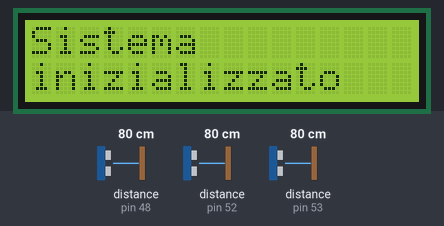
This sketch was run on a simulated Arduino Mega 2560, built with avr-gcc and run on an emulated ATmega2560. Parts: 16×2 character LCD. Wiring (inferred from the names in the program): 2 × ultrasonic range finder: trigger pin 50, echo pin 52 / trigger pin 51, echo pin 53. The test bench sets the inputs (shaded band); at power-on: distance to the obstacle (sensors on pin 48, pin 52, pin 53) 80 cm. The echo pulse lasts 58.3 µs per cm.

Above: at 0.1 s.
At 6.7 s:
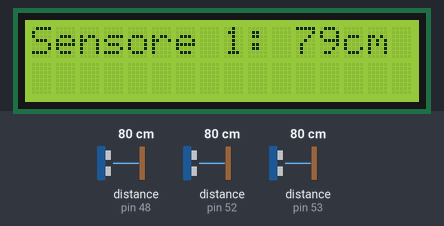
At 8.7 s:
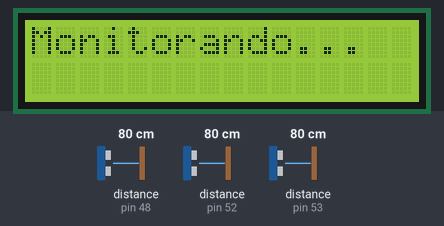
At 13.3 s:
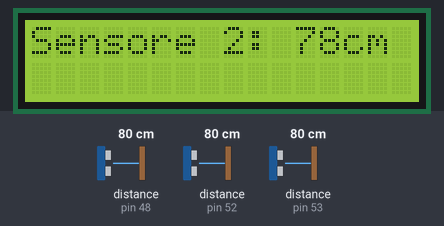
At 19.8 s:
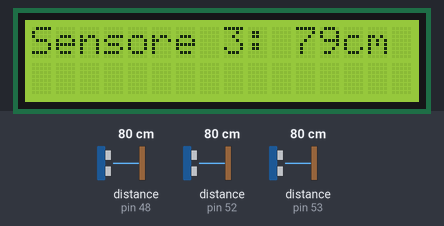
At 21.9 s:
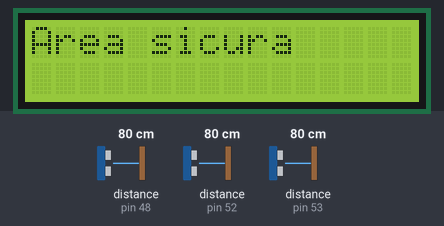

The sketch:

progetto_allarme_sistemi_embedded.ino
```cpp
/*
  The circuit:
   LCD RS pin to digital pin 41
   LCD Enable pin to digital pin 39
   LCD D4 pin to digital pin 37
   LCD D5 pin to digital pin 35
   LCD D6 pin to digital pin 33
   LCD D7 pin to digital pin 31
   LCD R/W pin to ground
   LCD VSS pin to ground
   LCD VCC pin to 5V
   ends to +5V and ground
   wiper to LCD VO pin (pin 3)
*/

// importazione librerie:
#include <LiquidCrystal.h>
#include <SR04.h>
#include <pitches.h>
#include <Keypad.h>

// inizializzazione display lcd
LiquidCrystal lcd(41, 39, 37, 35, 33, 31);

//definizione pin per i sensori di prossimità

//sensore 1
#define echo_pin 53
#define trig_pin 51
//sensore 2
#define echo_pin2 52
#define trig_pin2 50
//sensore 3
#define echo_pin3 48
#define trig_pin3 46

//istanza sensori di prossimità
SR04 sensore  = SR04(echo_pin, trig_pin);
SR04 sensore2 = SR04(echo_pin2, trig_pin2);
SR04 sensore3 = SR04(echo_pin3, trig_pin3);

//definizione pin per i 3 led
#define GREEN 42
#define RED 44
#define YELLOW 40

//definizione variabili per la misurazione delle distanze e la durata del suono del buzzer
int distanza;
int distanza2;
int distanza3;
int durata_suono = 100;

//definizione keypad, impostazioni righe/colonne
const byte rows = 4;
const byte cols = 4;

char Keys[rows][cols] = {
  {'1', '2', '3', 'A'},
  {'4', '5', '6', 'B'},
  {'7', '8', '9', 'C'},
  {'*', '0', '#', 'D'}
};

//definizione pin keypad
byte colPins[cols] = {6, 7, 8, 9};
byte rowPins[rows] = {2, 3, 4, 5};

//inizializzazione del keypad
Keypad key = Keypad(makeKeymap(Keys), rowPins, colPins, rows, cols);
String s = ""; // stringa per il codice di sblocco

//definizione variabili per i valori di normalità dei 3 sensori
int safety1 = 0;
int safety2 = 0;
int safety3 = 0;

//stampa la stringa ogni volta che è richiesto il codice di sblocco
void print_stringa_sblocco() {
  lcd.print("codice sblocco:");
  lcd.setCursor(0, 1);
}

//permette di cancellare quando si digita sul tastierino
String cancella(String str) {
  lcd.clear();
  str = "";
  print_stringa_sblocco();
  return str;
}

//definisce il valore della distanza normale del sensore passato come argomento
int monitoraggio(SR04 sensor) {
  int result = 0;
  int distanza = 0;
  for (int i = 0; i <= 150; i++) {
    distanza = sensor.Distance();
    if (distanza - result >= 10) {
      result = distanza;
    }
    else {
      continue;
    }
  }
  return result;
}

//stampa su schermo la misurazione del sensore passato come argomento
void stampa_misurazione(String s, int n) {
  lcd.print("Sensore " + s + ": ");
  lcd.print(n);
  lcd.print("cm");
  delay(2000);
}

//effettua il controllo confrontando la distanza normale con la misurazione attuale del sensore passato come argomento
boolean controllo(int sensor, int misurazione) {
  int safe = 0;
  switch (sensor) {
    case 1: safe = safety1; break;
    case 2: safe = safety2; break;
    case 3: safe = safety3; break;
  }
  if (misurazione < (safe - 5)) {
    digitalWrite(RED, HIGH);
    digitalWrite(GREEN, LOW);
    lcd.print("Area violata su");
    lcd.setCursor(0, 1);
    stampa_misurazione(String(sensor), misurazione);
    delay(1500);
    lcd.clear();
    print_stringa_sblocco();
    return false;
  }
  else {
    if (misurazione < 400) {
      lcd.print("Area sicura");
      digitalWrite(GREEN, HIGH);
      delay(1000);
      lcd.clear();
    }
    //i sensori hanno un raggio di 4 metri
    else {
      lcd.print("Fuori scala");
      lcd.setCursor(0, 1);
      lcd.print(">= 400cm");
      digitalWrite(YELLOW, HIGH);
      delay(2000);
      lcd.clear();
    }
  }
  return true;
}

void setup() {

  // set up schermo LCD con numero di righe e colonne
  lcd.begin(16, 2);

  // prima stampa su schermo LCD una volta acceso il sistema.
  lcd.print("Sistema");
  lcd.setCursor(0, 1);
  lcd.print("inizializzato");
  digitalWrite(GREEN, HIGH);
  digitalWrite(RED, HIGH);
  digitalWrite(YELLOW, HIGH);
  delay(2000);
  digitalWrite(GREEN, LOW);
  digitalWrite(RED, LOW);
  digitalWrite(YELLOW, LOW);
  lcd.clear();

  //monitoraggio per la definizione della distanza "normale" per tutti i sensori
  lcd.print("Monitorando...");
  safety1 = monitoraggio(sensore);
  lcd.clear();
  stampa_misurazione("1", safety1);
  lcd.clear();
  lcd.print("Monitorando...");
  safety2 = monitoraggio(sensore2);
  lcd.clear();
  stampa_misurazione("2", safety2);
  lcd.clear();
  lcd.print("Monitorando...");
  safety3 = monitoraggio(sensore3);
  lcd.clear();
  stampa_misurazione("3", safety3);
  lcd.clear();
}

void loop() {
  //assegnamento variabili che contengono la misurazione dei 3 sensori
  distanza  = sensore.Distance();
  distanza2 = sensore2.Distance();
  distanza3 = sensore3.Distance();

  digitalWrite(RED, LOW);
  digitalWrite(GREEN, LOW);
  digitalWrite(YELLOW, LOW);

  //condizione che verifica che non ci sia un'anomalia dalla situazione monitorata inizialmente
  if (not(controllo(1, distanza)) || not(controllo(2, distanza2)) || not(controllo(3, distanza3))) {
    while (true) {
      tone(49, NOTE_C3, durata_suono);
      char input = key.getKey();
      if (input == 'C') {
        s = cancella(s);
      }
      else {
        s.concat(String(input));
      }
      if (input && !(input == 'C')) {
        lcd.print(input);
        delay(500);
        if (s.startsWith("117") && s.endsWith("*")) {
          lcd.clear();
          lcd.print("codice corretto");
          s = "";
          delay(1000);
          lcd.clear();
          break;
        } else if (s.endsWith("*")) {
          lcd.clear();
          lcd.print("codice errato");
          s = "";
          delay(1000);
          lcd.clear();
          print_stringa_sblocco();
          continue;
        }
      }
    }
  }
  lcd.clear();
}
```

Measured:
- what the display in image 1 shows lasts 2.0 s, from 6.6 s to 8.6 s
- what the display in image 2 shows lasts 4.6 s, from 8.6 s to 13.2 s
- what the display in image 5 shows lasts 3.0 s, from 21.9 s to 24.9 s
